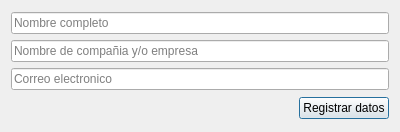
<?xml version="1.0" encoding="UTF-8"?>
<ui version="4.0">
 <class>frmRegistro</class>
 <widget class="QDialog" name="frmRegistro">
  <property name="geometry">
   <rect>
    <x>0</x>
    <y>0</y>
    <width>400</width>
    <height>132</height>
   </rect>
  </property>
  <property name="windowTitle">
   <string>Registro</string>
  </property>
  <property name="windowOpacity">
   <double>0.970000000000000</double>
  </property>
  <layout class="QGridLayout" name="gridLayout">
   <item row="0" column="0">
    <layout class="QVBoxLayout" name="verticalLayout">
     <item>
      <widget class="QLineEdit" name="lineEdit">
       <property name="placeholderText">
        <string>Nombre completo</string>
       </property>
      </widget>
     </item>
     <item>
      <widget class="QLineEdit" name="lineEdit_2">
       <property name="placeholderText">
        <string>Nombre de compañia y/o empresa</string>
       </property>
      </widget>
     </item>
     <item>
      <widget class="QLineEdit" name="lineEdit_3">
       <property name="placeholderText">
        <string>Correo electronico</string>
       </property>
      </widget>
     </item>
    </layout>
   </item>
   <item row="1" column="0">
    <layout class="QHBoxLayout" name="horizontalLayout">
     <item>
      <spacer name="horizontalSpacer">
       <property name="orientation">
        <enum>Qt::Horizontal</enum>
       </property>
       <property name="sizeHint" stdset="0">
        <size>
         <width>40</width>
         <height>20</height>
        </size>
       </property>
      </spacer>
     </item>
     <item>
      <widget class="QPushButton" name="pushButton">
       <property name="text">
        <string>Registrar datos</string>
       </property>
       <property name="icon">
        <iconset resource="Recursos.qrc">
         <normaloff>:/images/check.png</normaloff>:/images/check.png</iconset>
       </property>
       <property name="iconSize">
        <size>
         <width>24</width>
         <height>24</height>
        </size>
       </property>
      </widget>
     </item>
    </layout>
   </item>
  </layout>
 </widget>
 <resources>
  <include location="Recursos.qrc"/>
 </resources>
 <connections/>
</ui>
